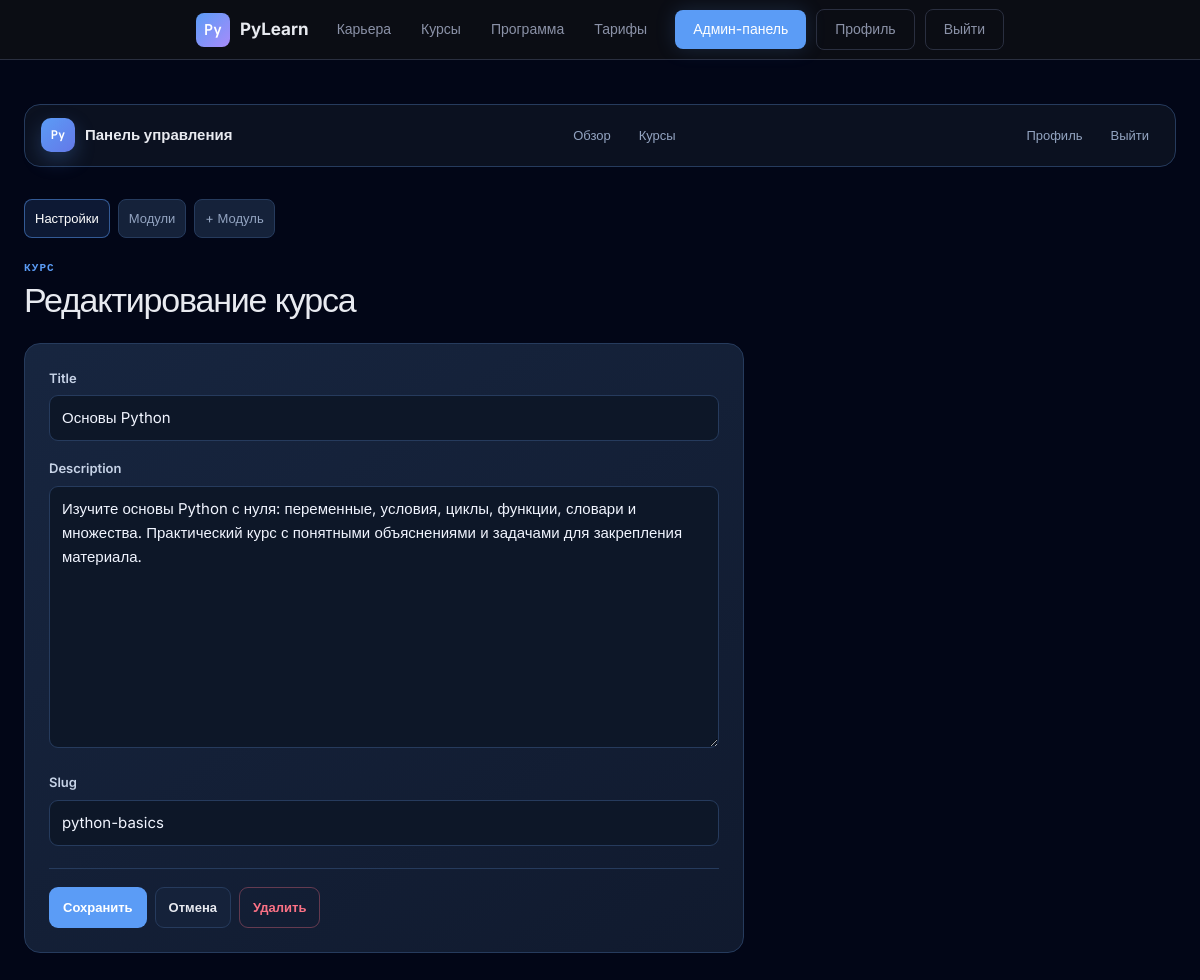
/adminpanel/courses/8/edit/ (signed in), run on the app's committed database.
### courses/models.py (models this page shows, shortened)
class Course(models.Model):
    title = models.CharField(max_length=200)
    description = models.TextField(blank=True)
    slug = models.SlugField(unique=True)

### users/decorators.py (the view)
    def wrapper(request, *args, **kwargs):
        if not request.user.is_authenticated or request.user.role != "admin":
            return redirect("users:signin")
        return view_func(request, *args, **kwargs)

### adminpanel/forms.py
class CourseForm(forms.ModelForm):
    class Meta:
        model = Course
        fields = ("title", "description", "slug")
        widgets = {
            'title' : forms.TextInput(attrs={'class' : 'input is-rounded', 'placeholder' : 'Название'}),
            'description' : forms.Textarea(attrs={'class' : 'input is-normal', 'placeholder' : 'Описание'}),
            'slug' : forms.TextInput(attrs={'class' : 'input is-rounded', 'placeholder' : 'Строковое поле'}),
        }

### adminpanel/views.py (called while the page is built)
@admin_required
def edit_course(request, course_id):
    course = get_object_or_404(Course, id=course_id)
    if request.method == "POST":
        form = CourseForm(request.POST, instance=course)
        if form.is_valid():
            form.save()
            return redirect('adminpanel:course_list')
    else:
        form = CourseForm(instance=course)
    return render(request, 'adminpanel/edit_course.html', {'form': form, 'course': course})

### adminpanel/templates/adminpanel/edit_course.html
{% extends 'adminpanel/base.html' %}{% load widget_tweaks %}{% block admin_content %}<div class="admin-tabs"><a class="active" href="{% url 'adminpanel:edit_course' course.id %}">Настройки</a><a href="{% url 'adminpanel:course_modules' course.id %}">Модули</a><a href="{% url 'adminpanel:add_module' course.id %}">+ Модуль</a></div><div class="admin-header"><div><p class="admin-eyebrow">Курс</p><h1 class="admin-heading">Редактирование курса</h1></div></div><form method="post" class="admin-form">{% csrf_token %}{% for field in form %}<div class="admin-field"><label for="{{ field.id_for_label }}">{{ field.label }}</label>{{ field|add_class:"admin-input" }}{{ field.errors }}</div>{% endfor %}<div class="admin-form-actions"><button class="admin-button" type="submit">Сохранить</button><a class="admin-button secondary" href="{% url 'adminpanel:course_list' %}">Отмена</a><a class="admin-button danger" href="{% url 'adminpanel:delete_course' course.id %}" onclick="return confirm('Удалить курс?');">Удалить</a></div></form>{% endblock %}

### static/css/theme.css (style rules this page uses)
:root { --bg-base: #0d0f14; --bg-surface: #141720; --bg-card: #1a1e2b; --bg-hover: #212636; --border: #2a2f40; --border-light: #323848; --text-primary: #e8eaf0; --text-secondary:#8b92a8; --text-muted: #555d72; --accent: #5b9cf6; --accent-glow: rgba(91,156,246,.18); --accent-dim: rgba(91,156,246,.08); --green: #3dd68c; --green-dim: rgba(61,214,140,.1); --orange: #f5a524; --orange-dim: rgba(245,165,36,.1); --red: #f55; --radius: 10px; --radius-lg:16px; --font-mono: 'JetBrains Mono', monospace; --font-sans: 'Inter', sans-serif; }
*, *::before, *::after { box-sizing: border-box; margin: 0; padding: 0; }
html { scroll-behavior: smooth; }
body { background: var(--bg-base); color: var(--text-primary); font-family: var(--font-sans); font-size: 15px; line-height: 1.6; }
a { color: inherit; }
button, input, textarea, select { font: inherit; }

### adminpanel/static/css/admin.css (style rules this page uses)
.admin-nav,.admin-user,.admin-actions,.admin-tabs,.admin-form-actions { display:flex; align-items:center; gap:8px; flex-wrap:wrap; }
.admin-nav a,.admin-user a,.admin-tabs a { color:var(--admin-muted); text-decoration:none; padding:8px 10px; border-radius:8px; font-size:13px; transition:.18s; }
.admin-eyebrow { color:var(--admin-blue); font:600 11px var(--font-mono); letter-spacing:.1em; text-transform:uppercase; margin-bottom:6px; }
.admin-heading { font-size:clamp(26px,4vw,34px); line-height:1.15; margin:0; letter-spacing:-.035em; }
.admin-header { display:flex; align-items:flex-start; justify-content:space-between; gap:20px; margin-bottom:24px; }
.admin-button { display:inline-flex; align-items:center; justify-content:center; gap:7px; border:1px solid transparent; border-radius:9px; padding:9px 13px; color:#fff; background:var(--admin-blue); text-decoration:none; font-size:13px; font-weight:600; cursor:pointer; transition:.18s; }
.admin-button.secondary { color:var(--text-primary); background:var(--admin-card); border-color:var(--admin-border); }
.admin-button.danger { background:transparent; color:var(--admin-danger); border-color:rgba(251,113,133,.35); }
.admin-stat,.admin-card,.admin-form,.admin-table-wrap { background:linear-gradient(145deg,rgba(24,39,65,.96),rgba(17,27,47,.96)); border:1px solid var(--admin-border); border-radius:16px; }
.admin-tabs { margin-bottom:22px; }
.admin-tabs a { background:var(--admin-card); border:1px solid var(--admin-border); }
.admin-tabs a.active { color:#fff; background:var(--admin-blue-soft); border-color:rgba(91,156,246,.5); }
.admin-form { max-width:720px; padding:24px; }
.admin-field { margin-bottom:17px; }
.admin-field label { display:block; margin-bottom:7px; color:#c7d3e7; font-size:13px; font-weight:600; }
.admin-input { width:100%; background:#0d1728; color:#f1f5ff; border:1px solid var(--admin-border); border-radius:9px; padding:10px 12px; outline:none; transition:.18s; }
.admin-input::placeholder { color:#60718e; }
.admin-field textarea.admin-input { min-height:150px; resize:vertical; }
.admin-form-actions { margin-top:22px; padding-top:18px; border-top:1px solid var(--admin-border); }

### data on the page
Course: form "Основы Python" "Изучите основы Python с нуля: переменные, условия, циклы, функции, словари и множества. Практический курс с понятными объяснениями и задачами для закрепления материала." "python-basics"

### other printed values
{{ field.label }} "Title" "Description" "Slug"
